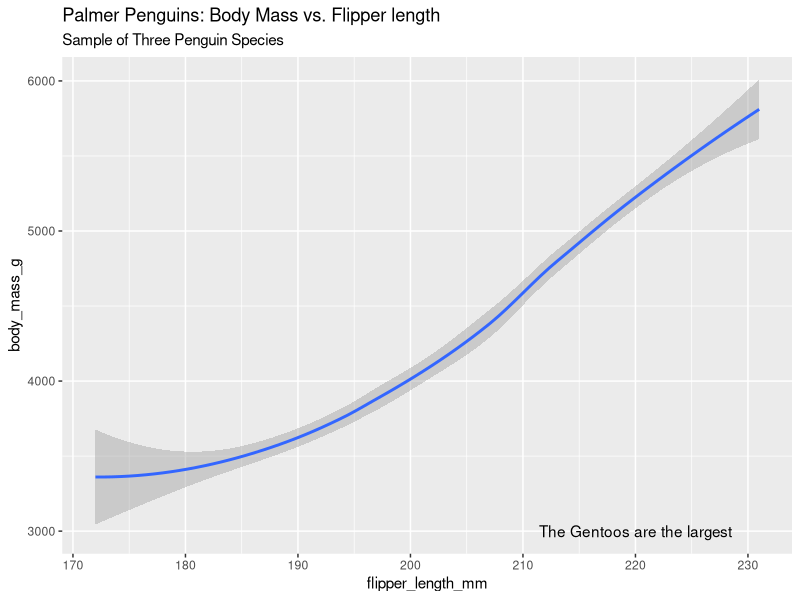

Write R code to recreate this figure.
library("tidyverse")
library("ggplot2")
library("palmerpenguins")

ggplot(data=penguins) + 
  geom_smooth(mapping=aes(x=flipper_length_mm,y=body_mass_g)) +
  labs(title = "Palmer Penguins: Body Mass vs. Flipper length", subtitle = "Sample of Three Penguin Species") +
  annotate("text", x =220,y=3000, label = "The Gentoos are the largest")

  
